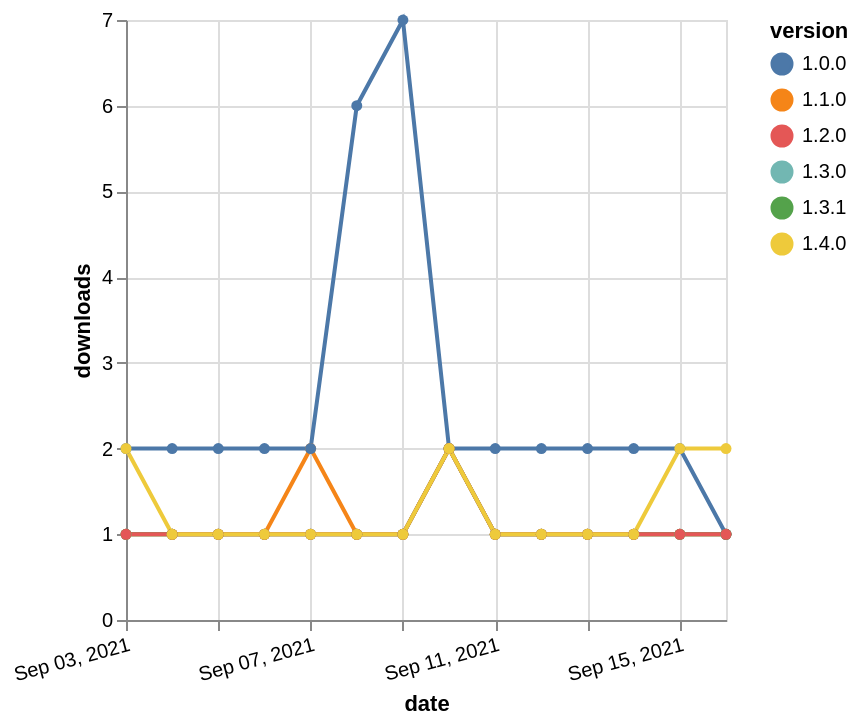

Write a Vega-Lite specification for this figure.
### Vega-Lite specification from a JSON file in a GitHub repository (floating-point values rounded to 4 significant figures)
{"$schema": "https://vega.github.io/schema/vega-lite/v5.json", "description": "A simple bar chart with embedded data.", "data": {"values": [{"date": "2021-09-03", "total": 269, "delta": 1, "version": "1.1.0"}, {"date": "2021-09-04", "total": 270, "delta": 1, "version": "1.1.0"}, {"date": "2021-09-05", "total": 271, "delta": 1, "version": "1.1.0"}, {"date": "2021-09-06", "total": 272, "delta": 1, "version": "1.1.0"}, {"date": "2021-09-07", "total": 274, "delta": 2, "version": "1.1.0"}, {"date": "2021-09-08", "total": 275, "delta": 1, "version": "1.1.0"}, {"date": "2021-09-09", "total": 276, "delta": 1, "version": "1.1.0"}, {"date": "2021-09-10", "total": 278, "delta": 2, "version": "1.1.0"}, {"date": "2021-09-11", "total": 279, "delta": 1, "version": "1.1.0"}, {"date": "2021-09-12", "total": 280, "delta": 1, "version": "1.1.0"}, {"date": "2021-09-13", "total": 281, "delta": 1, "version": "1.1.0"}, {"date": "2021-09-14", "total": 282, "delta": 1, "version": "1.1.0"}, {"date": "2021-09-15", "total": 283, "delta": 1, "version": "1.1.0"}, {"date": "2021-09-16", "total": 284, "delta": 1, "version": "1.1.0"}, {"date": "2021-09-03", "total": 238, "delta": 1, "version": "1.3.0"}, {"date": "2021-09-04", "total": 239, "delta": 1, "version": "1.3.0"}, {"date": "2021-09-05", "total": 240, "delta": 1, "version": "1.3.0"}, {"date": "2021-09-06", "total": 241, "delta": 1, "version": "1.3.0"}, {"date": "2021-09-07", "total": 242, "delta": 1, "version": "1.3.0"}, {"date": "2021-09-08", "total": 243, "delta": 1, "version": "1.3.0"}, {"date": "2021-09-09", "total": 244, "delta": 1, "version": "1.3.0"}, {"date": "2021-09-10", "total": 246, "delta": 2, "version": "1.3.0"}, {"date": "2021-09-11", "total": 247, "delta": 1, "version": "1.3.0"}, {"date": "2021-09-12", "total": 248, "delta": 1, "version": "1.3.0"}, {"date": "2021-09-13", "total": 249, "delta": 1, "version": "1.3.0"}, {"date": "2021-09-14", "total": 250, "delta": 1, "version": "1.3.0"}, {"date": "2021-09-15", "total": 251, "delta": 1, "version": "1.3.0"}, {"date": "2021-09-16", "total": 252, "delta": 1, "version": "1.3.0"}, {"date": "2021-09-03", "total": 2966, "delta": 2, "version": "1.0.0"}, {"date": "2021-09-04", "total": 2968, "delta": 2, "version": "1.0.0"}, {"date": "2021-09-05", "total": 2970, "delta": 2, "version": "1.0.0"}, {"date": "2021-09-06", "total": 2972, "delta": 2, "version": "1.0.0"}, {"date": "2021-09-07", "total": 2974, "delta": 2, "version": "1.0.0"}, {"date": "2021-09-08", "total": 2980, "delta": 6, "version": "1.0.0"}, {"date": "2021-09-09", "total": 2987, "delta": 7, "version": "1.0.0"}, {"date": "2021-09-10", "total": 2989, "delta": 2, "version": "1.0.0"}, {"date": "2021-09-11", "total": 2991, "delta": 2, "version": "1.0.0"}, {"date": "2021-09-12", "total": 2993, "delta": 2, "version": "1.0.0"}, {"date": "2021-09-13", "total": 2995, "delta": 2, "version": "1.0.0"}, {"date": "2021-09-14", "total": 2997, "delta": 2, "version": "1.0.0"}, {"date": "2021-09-15", "total": 2999, "delta": 2, "version": "1.0.0"}, {"date": "2021-09-16", "total": 3000, "delta": 1, "version": "1.0.0"}, {"date": "2021-09-03", "total": 230, "delta": 1, "version": "1.3.1"}, {"date": "2021-09-04", "total": 231, "delta": 1, "version": "1.3.1"}, {"date": "2021-09-05", "total": 232, "delta": 1, "version": "1.3.1"}, {"date": "2021-09-06", "total": 233, "delta": 1, "version": "1.3.1"}, {"date": "2021-09-07", "total": 234, "delta": 1, "version": "1.3.1"}, {"date": "2021-09-08", "total": 235, "delta": 1, "version": "1.3.1"}, {"date": "2021-09-09", "total": 236, "delta": 1, "version": "1.3.1"}, {"date": "2021-09-10", "total": 238, "delta": 2, "version": "1.3.1"}, {"date": "2021-09-11", "total": 239, "delta": 1, "version": "1.3.1"}, {"date": "2021-09-12", "total": 240, "delta": 1, "version": "1.3.1"}, {"date": "2021-09-13", "total": 241, "delta": 1, "version": "1.3.1"}, {"date": "2021-09-14", "total": 242, "delta": 1, "version": "1.3.1"}, {"date": "2021-09-15", "total": 243, "delta": 1, "version": "1.3.1"}, {"date": "2021-09-16", "total": 244, "delta": 1, "version": "1.3.1"}, {"date": "2021-09-03", "total": 244, "delta": 1, "version": "1.2.0"}, {"date": "2021-09-04", "total": 245, "delta": 1, "version": "1.2.0"}, {"date": "2021-09-05", "total": 246, "delta": 1, "version": "1.2.0"}, {"date": "2021-09-06", "total": 247, "delta": 1, "version": "1.2.0"}, {"date": "2021-09-07", "total": 248, "delta": 1, "version": "1.2.0"}, {"date": "2021-09-08", "total": 249, "delta": 1, "version": "1.2.0"}, {"date": "2021-09-09", "total": 250, "delta": 1, "version": "1.2.0"}, {"date": "2021-09-10", "total": 252, "delta": 2, "version": "1.2.0"}, {"date": "2021-09-11", "total": 253, "delta": 1, "version": "1.2.0"}, {"date": "2021-09-12", "total": 254, "delta": 1, "version": "1.2.0"}, {"date": "2021-09-13", "total": 255, "delta": 1, "version": "1.2.0"}, {"date": "2021-09-14", "total": 256, "delta": 1, "version": "1.2.0"}, {"date": "2021-09-15", "total": 257, "delta": 1, "version": "1.2.0"}, {"date": "2021-09-16", "total": 258, "delta": 1, "version": "1.2.0"}, {"date": "2021-09-03", "total": 166, "delta": 2, "version": "1.4.0"}, {"date": "2021-09-04", "total": 167, "delta": 1, "version": "1.4.0"}, {"date": "2021-09-05", "total": 168, "delta": 1, "version": "1.4.0"}, {"date": "2021-09-06", "total": 169, "delta": 1, "version": "1.4.0"}, {"date": "2021-09-07", "total": 170, "delta": 1, "version": "1.4.0"}, {"date": "2021-09-08", "total": 171, "delta": 1, "version": "1.4.0"}, {"date": "2021-09-09", "total": 172, "delta": 1, "version": "1.4.0"}, {"date": "2021-09-10", "total": 174, "delta": 2, "version": "1.4.0"}, {"date": "2021-09-11", "total": 175, "delta": 1, "version": "1.4.0"}, {"date": "2021-09-12", "total": 176, "delta": 1, "version": "1.4.0"}, {"date": "2021-09-13", "total": 177, "delta": 1, "version": "1.4.0"}, {"date": "2021-09-14", "total": 178, "delta": 1, "version": "1.4.0"}, {"date": "2021-09-15", "total": 180, "delta": 2, "version": "1.4.0"}, {"date": "2021-09-16", "total": 182, "delta": 2, "version": "1.4.0"}]}, "width": "container", "mark": {"type": "line", "point": {"filled": true}}, "encoding": {"x": {"field": "date", "type": "temporal", "timeUnit": "yearmonthdate", "title": "date", "axis": {"labelAngle": -15}}, "y": {"field": "delta", "type": "quantitative", "title": "downloads"}, "color": {"field": "version", "type": "nominal"}, "tooltip": {"field": "delta"}}}
